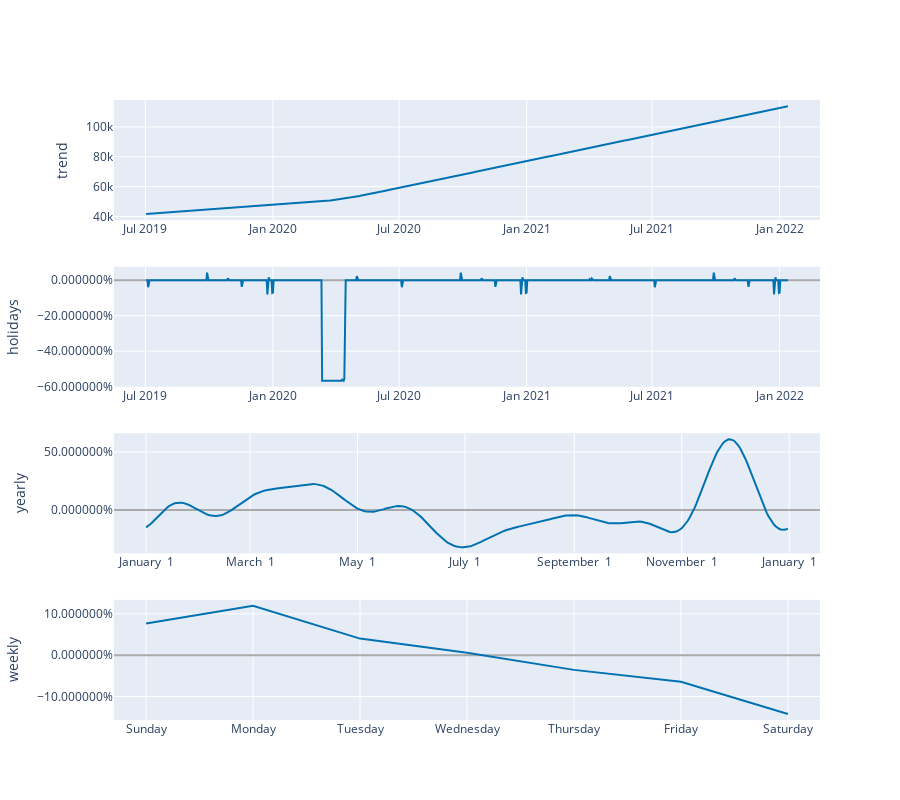

Write notebook code for a chart like this one.
### Code cell
plot_components_plotly(m, forecast)

### Figure 1 — Plotly figure (JSON) as saved in the notebook; plotly's stock layout.template omitted (floating-point values rounded to 4 significant figures; data arrays with more than 128 entries replaced by an {"elided": "..."} marker saying what was removed)
{"data": [{"line": {"color": "#0072B2", "width": 2}, "mode": "lines", "name": "trend", "type": "scatter", "x": {"elided": "922 str values"}, "xaxis": "x", "y": {"elided": "922 float values"}, "yaxis": "y"}, {"line": {"color": "rgba(0, 114, 178, 0.2)", "width": 0}, "mode": "lines", "name": "trend_upper", "type": "scatter", "x": {"elided": "922 str values"}, "xaxis": "x", "y": {"elided": "922 float values"}, "yaxis": "y"}, {"fill": "tonexty", "fillcolor": "rgba(0, 114, 178, 0.2)", "line": {"color": "rgba(0, 114, 178, 0.2)", "width": 0}, "mode": "lines", "name": "trend_lower", "type": "scatter", "x": {"elided": "922 str values"}, "xaxis": "x", "y": {"elided": "922 float values"}, "yaxis": "y"}, {"line": {"color": "#0072B2", "width": 2}, "mode": "lines", "name": "holidays", "text": {"elided": "922 str values"}, "type": "scatter", "x": {"elided": "922 str values"}, "xaxis": "x2", "y": {"elided": "922 float values"}, "yaxis": "y2"}, {"line": {"color": "#0072B2", "width": 2}, "mode": "lines", "name": "yearly", "type": "scatter", "x": {"elided": "365 str values"}, "xaxis": "x3", "y": {"elided": "365 float values"}, "yaxis": "y3"}, {"line": {"color": "#0072B2", "width": 2}, "mode": "lines", "name": "weekly", "type": "scatter", "x": ["2017-01-01T00:00:00", "2017-01-02T00:00:00", "2017-01-03T00:00:00", "2017-01-04T00:00:00", "2017-01-05T00:00:00", "2017-01-06T00:00:00", "2017-01-07T00:00:00"], "xaxis": "x4", "y": [0.07652, 0.1193, 0.04013, 0.006092, -0.0355, -0.06432, -0.1422], "yaxis": "y4"}], "layout": {"height": 800, "showlegend": false, "width": 900, "xaxis": {"anchor": "y", "domain": [0, 1], "range": ["2019-05-16T16:48:00", "2022-02-28T07:12:00"], "type": "date"}, "xaxis2": {"anchor": "y2", "domain": [0, 1], "range": ["2019-05-16T16:48:00", "2022-02-28T07:12:00"], "type": "date"}, "xaxis3": {"anchor": "y3", "domain": [0, 1], "range": ["2016-12-13T18:54:02.958904115", "2018-01-18T11:04:57.863013581"], "tickformat": "%B %e", "type": "date"}, "xaxis4": {"anchor": "y4", "domain": [0, 1], "range": ["2016-12-31T16:48:00", "2017-01-07T07:12:00"], "tickformat": "%A", "type": "date"}, "yaxis": {"anchor": "x", "autorange": true, "domain": [0.8063, 1], "range": [37540.0, 118000.0], "rangemode": "normal", "title": {"text": "trend"}, "type": "linear", "zerolinecolor": "#AAA"}, "yaxis2": {"anchor": "x2", "autorange": true, "domain": [0.5375, 0.7312], "hoverformat": ".2%", "range": [-0.6003, 0.07611], "rangemode": "tozero", "tickformat": "%", "title": {"text": "holidays"}, "type": "linear", "zerolinecolor": "#AAA"}, "yaxis3": {"anchor": "x3", "autorange": true, "domain": [0.2687, 0.4625], "hoverformat": ".2%", "range": [-0.3758, 0.6637], "tickformat": "%", "title": {"text": "yearly"}, "type": "linear", "zerolinecolor": "#AAA"}, "yaxis4": {"anchor": "x4", "autorange": true, "domain": [0, 0.1938], "hoverformat": ".2%", "range": [-0.1568, 0.1338], "tickformat": "%", "title": {"text": "weekly"}, "type": "linear", "zerolinecolor": "#AAA"}}}
